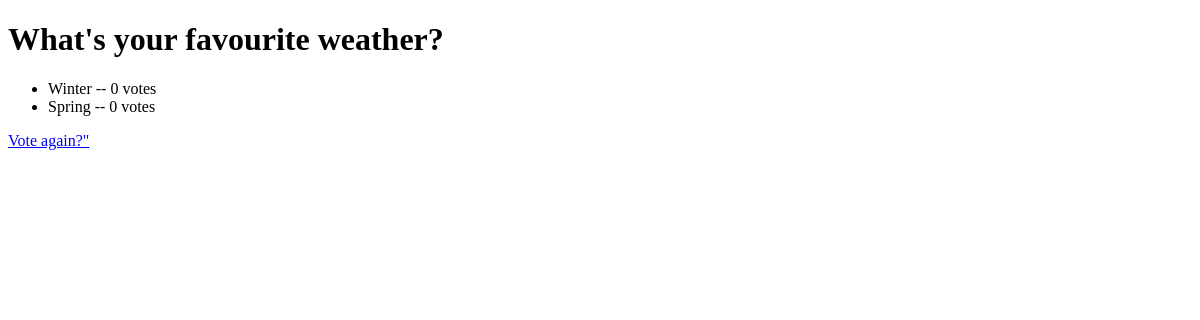
Before: /polls/4/results/ with the older database file.
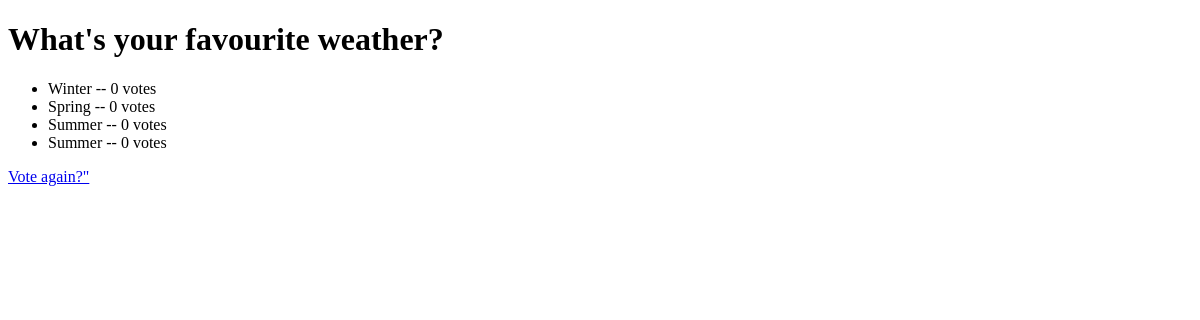
After: the same page with the newer database file.
### polls/models.py (models this page shows, shortened)
class Question(models.Model):
    question_text = models.CharField(max_length=200)
    pub_date = models.DateTimeField('date published')
    def was_published_recently(self):
        now = timezone.now()
        return now - datetime.timedelta(days=1) <= self.pub_date <= now
    was_published_recently.admin_order_field = 'pub_date'
    was_published_recently.boolean = True
    was_published_recently.short_description = 'Published recently?'

class Choice(models.Model):
    question = models.ForeignKey(Question, on_delete=models.CASCADE)
    choice_text = models.CharField(max_length=200)
    votes = models.IntegerField(default=0)

### polls/views.py (the view)
# urls.py: path('<int:question_id>/results/', views.results, name='results'),
def results(request, question_id):
    question = get_object_or_404(Question, pk=question_id)
    return render(request, 'polls/results.html', {'question': question})

### polls/templates/polls/results.html (shortened to what this page needs)
<!DOCTYPE html>
<html lang="en">
<head>
</head>
<body>
    <h1>{{question.question_text}}</h1>
    <ul>
        {% for choice in question.choice_set.all %}
        <li>{{ choice.choice_text }} -- {{ choice.votes }} vote{{ choice.votes|pluralize }}</li>
        {% endfor %}
    </ul>
    <a href="{% url 'polls:detail' question.id %}">Vote again?"</a>
</body>
</html>

Changed rows visible on the page:
added Choice: choice_text "Summer", votes "0"
added Choice: choice_text "Summer", votes "0"
